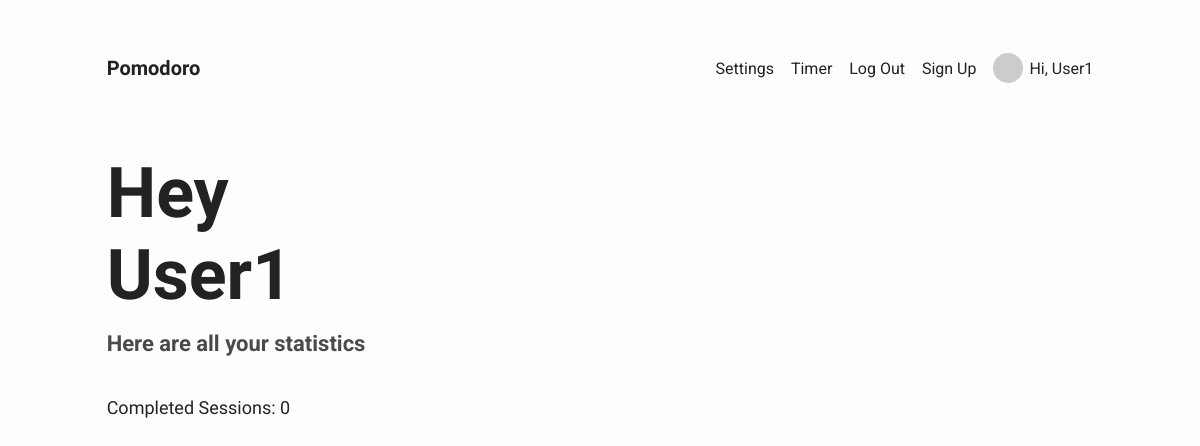
The app's page /profile (signed in), older data.
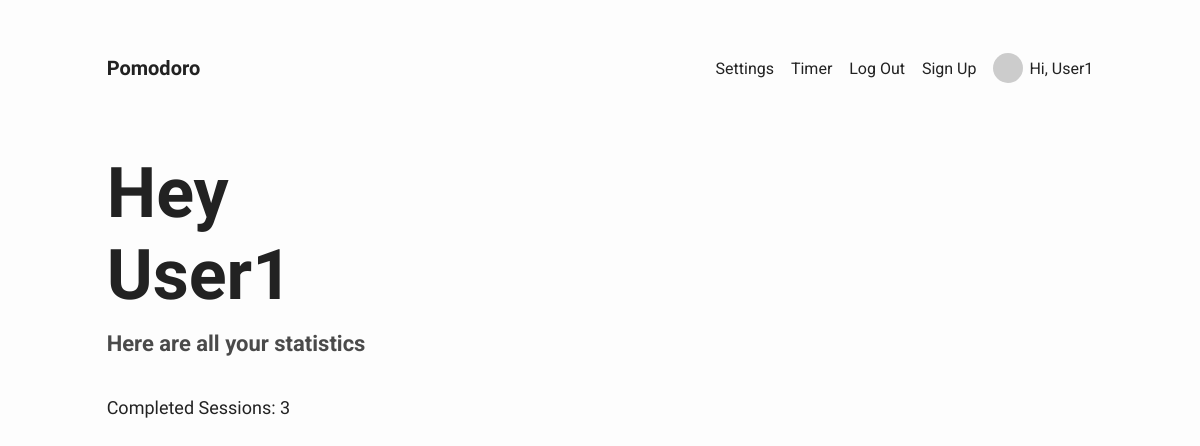
The same page, newer data.
### app/models.py (models this page shows, shortened)
class User(UserMixin, db.Model):
    id = db.Column(db.Integer, primary_key=True)
    username = db.Column(db.String(64), index=True, unique=True)
    email = db.Column(db.String(120), index=True, unique=True)
    password_hash = db.Column(db.String(128))
    sessions = db.Column(db.Integer())
    type_of_break = db.Column(db.String(140), index=True, unique=True)
    time = db.Column(db.Integer())
    break_time = db.Column(db.Integer())
    def avatar(self, size):
        digest = md5(self.email.lower().encode('utf-8')).hexdigest()
        return 'https://www.gravatar.com/avatar/{}?d=identicon&s={}'.format(
            digest, size)

### app/main/routes.py (the view)
@bp.route('/profile')
def profile():
    return render_template('profile.html', user=current_user)

### app/models.py (called while the page is built)
@login.user_loader
def load_user(id):
    return User.query.get(int(id))

### app/templates/profile.html
{% extends 'base.html' %}
{% block content %}
    <div class="profile-container">
        <div class="text">
             <h1>Hey {{ current_user.username.title() }}</h1>
            <h2>Here are all your statistics</h2>
            {% if current_user.sessions == None %}
            <p>Completed Sessions: 0</p>
            {% else %}
            <p>Completed Sessions: {{ current_user.sessions }}</p>
            {% endif %}
        </div>
    </div>
{% endblock %}

### app/templates/base.html (shortened to what this page needs)
<!DOCTYPE html>
<html lang="en">
<head>
    <link rel="stylesheet" href="{{ url_for('static', filename='style.css') }}">
</head>
<body>
    <nav>
        <a class="nav-title" href="{{ url_for('main.index') }}">Pomodoro</h1>
        {% if current_user.is_authenticated %}
        <div class="links nav-large-links">
        {% else  %}
        <div class="links nav-small-links">
        {% endif %}
            <a href="{{ url_for('main.settings') }}">Settings</a>
            {% if current_user.is_authenticated %}
            <a href="{{ url_for('main.timer', type_of_timer="work") }}">Timer</a>
            {% endif %}
            {% if current_user.is_anonymous %}
            <a href="{{ url_for('auth.login') }}">Log In</a>
            {% else %}
            <a href="{{ url_for('auth.logout') }}">Log Out</a>
            {% endif %}
            <a href="{{ url_for('auth.signup') }}">Sign Up</a>
            {% if current_user.is_authenticated %}
            <a href="{{ url_for('main.profile') }}" class="profile">
                 <img class="profile-img" src="{{ current_user.avatar(128) }}">
                 <span>Hi, {{ current_user.username.title() }}</a>
            </a>
            {% endif %}
    </nav>
    {% block content %}{% endblock %}
</body>
</html>

### app/static/style.css (style rules this page uses)
body { font-family: 'Roboto', sans-serif; background-color: #FDFDFD; }
nav { display: grid; grid-template-columns: repeat(12, 1fr); grid-template-rows: 120px; }
nav .nav-title { font-family: 'Viga', sans-serif; color: #222; font-size: 20px; font-weight: bold; text-decoration: none; grid-column: 2; align-self: center; }
nav .links { display: flex; align-self: center; justify-content: space-between; }
.nav-large-links { grid-column: 8 / span 4; }
nav .links a { color: #222; text-decoration: none; display: flex; align-items: center; }
.profile { display: flex; align-items: center; }
.profile-img { width: 30px; border-radius: 50%; margin-right: 6px; }
.profile-container { display: grid; grid-template-columns: repeat(12, 1fr); }
.profile-container .text { grid-column: 2 / span 3; }
.profile-container .text h1 { color: #222; font-size: 70px; margin-top: 24px; margin-bottom: 10px; font-family: 'Viga', sans-serif; }
.profile-container .text h2 { color: #4A4A4A; margin: 0; line-height: 1.6; font-size: 22px; }
.profile-container .text p { color: #222; margin-top: 36px; font-size: 18px; font-family: 'Viga', sans-serif; }

Row changes from the older to the newer data that the page shows:
changed User "User1": sessions (not shown) → "3"
Text that changed along with them:
text no longer shown: "Completed Sessions: 0"
text now shown: "Completed Sessions:"
